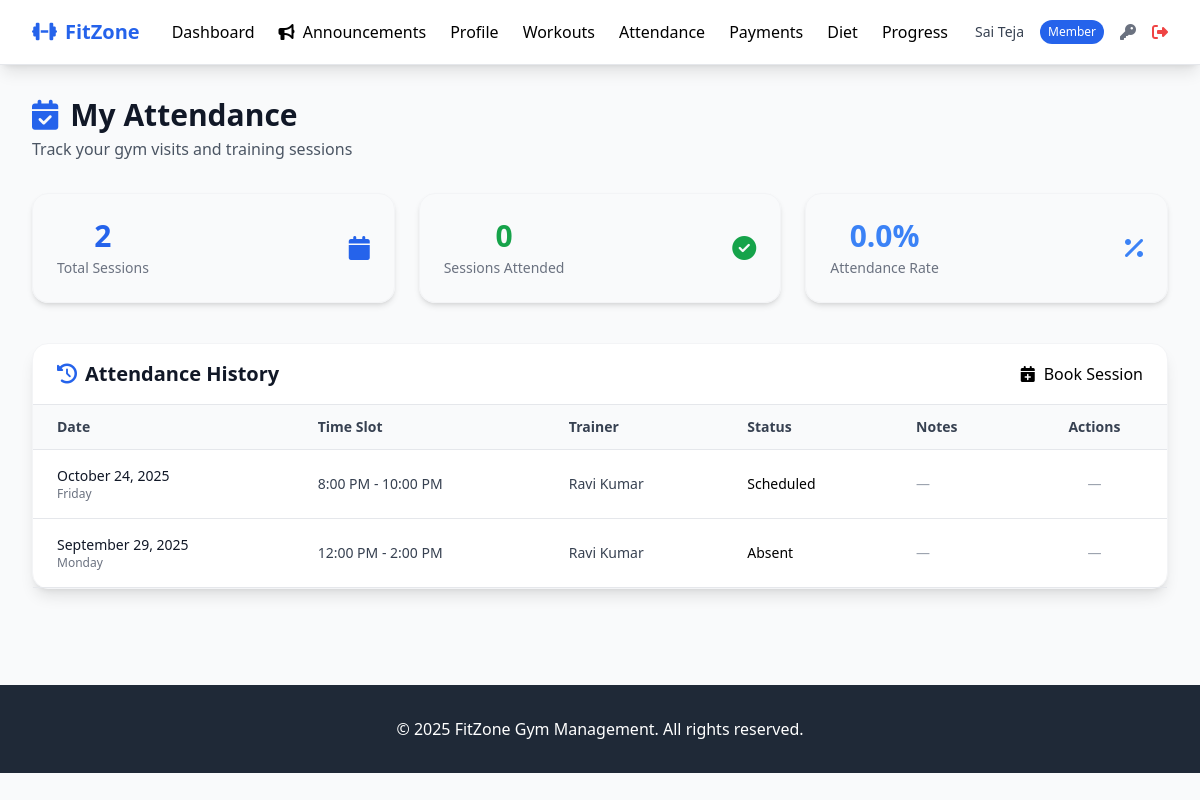
/member/attendance (signed in), run on an earlier commit of the app's database.
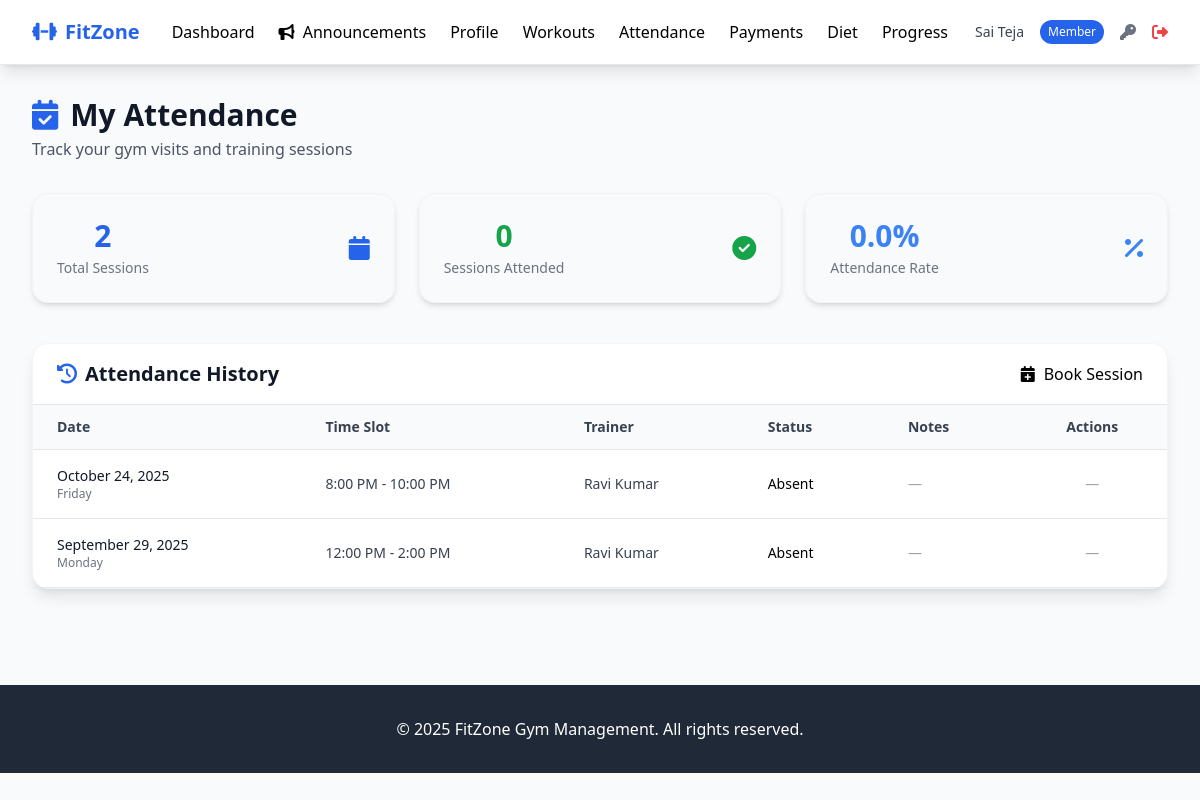
And on a later commit of the database.
### tables this page shows
CREATE TABLE attendance (
            id INTEGER PRIMARY KEY AUTOINCREMENT,
            member_id INTEGER NOT NULL,
            trainer_id INTEGER,
            check_in_time TIMESTAMP,
            check_out_time TIMESTAMP,
            date DATE NOT NULL,
            time_slot TEXT,
            workout_type TEXT,
            notes TEXT,
            status TEXT DEFAULT 'scheduled' CHECK (status IN ('present', 'absent', 'late','scheduled')),
            created_at TIMESTAMP DEFAULT CURRENT_TIMESTAMP,
            FOREIGN KEY (member_id) REFERENCES members (id),
            FOREIGN KEY (trainer_id) REFERENCES trainers (id)
        );

CREATE TABLE users (
            id INTEGER PRIMARY KEY AUTOINCREMENT,
            username TEXT UNIQUE NOT NULL,
            email TEXT UNIQUE NOT NULL,
            password_hash TEXT NOT NULL,
            role TEXT NOT NULL CHECK (role IN ('admin', 'member', 'trainer')),
            full_name TEXT NOT NULL,
            phone TEXT,
            is_active BOOLEAN DEFAULT 1,
            created_at TIMESTAMP DEFAULT CURRENT_TIMESTAMP,
            updated_at TIMESTAMP DEFAULT CURRENT_TIMESTAMP
        , reset_token TEXT, reset_token_expires TEXT);

### routes/member_routes.py (the view, shortened to what this page needs)
@member_routes_bp.route('/attendance')
@login_required
@member_required
def attendance():
    try:
        user_id = session['user_id']
        member = Member.get_by_user_id(user_id)
        try:
            if hasattr(Attendance, 'auto_mark_absent'):
                Attendance.auto_mark_absent()
        except Exception as ex:
            current_app.logger.warning("Auto-absent operation failed: %s", ex)
        attendance_records = Attendance.get_member_attendance(member.id, limit=30)
        now = datetime.now()
        for record in attendance_records:
            try:
                if getattr(record, 'status', None) == "scheduled":
                    check_in = getattr(record, 'check_in_time', None)
                    if isinstance(check_in, str):
                        check_in = _parse_datetime(check_in)
                    if check_in and record.date:
                        session_datetime = datetime.combine(record.date, check_in.time())
                        if now > session_datetime:
                            record.status = "absent"
                            record.save()
            except Exception as e:
                current_app.logger.warning("Auto-absent failed for %s: %s", getattr(record, 'id', 'N/A'), e)
        attendance_records = Attendance.get_member_attendance(member.id, limit=30)
        total_sessions = len(attendance_records)
        present_sessions = sum(1 for a in attendance_records if getattr(a, 'status', None) == 'present')
        absent_sessions = sum(1 for a in attendance_records if getattr(a, 'status', None) == 'absent')
        late_sessions = sum(1 for a in attendance_records if getattr(a, 'status', None) == 'late')
        completed = present_sessions + absent_sessions + late_sessions
        attendance_percentage = (present_sessions / completed * 100) if completed > 0 else 0
        return render_template(
            'member/attendance.html',
            attendance_records=attendance_records,
            total_sessions=total_sessions,
            present_sessions=present_sessions,
            absent_sessions=absent_sessions,
            late_sessions=late_sessions,
            attendance_percentage=attendance_percentage,
            today=date.today()
        )
    except Exception as e:
        current_app.logger.exception("Error loading attendance: %s", e)
        flash('Error loading attendance')
        return redirect(url_for('member.dashboard'))

### models/attendance.py (called while the page is built, shortened)
def _parse_date(d):
    if not d or str(d).strip() == "":
        return None
    if isinstance(d, date) and not isinstance(d, datetime):
        return d
    s = str(d).strip()
    try:
        return datetime.fromisoformat(s).date()
    except Exception:
        pass

def _parse_datetime(d):
    if d is None:
        return None
    if isinstance(d, datetime):
        return d
    try:
        return datetime.fromisoformat(str(d))
    except Exception:
        try:
            return datetime.strptime(str(d), "%Y-%m-%d %H:%M:%S")
        except Exception:
            return None

def _parse_time_string(ts):
    if not ts:
        return None
    ts = str(ts).strip()
    for fmt in ("%I:%M %p", "%H:%M", "%I %p", "%I:%M%p"):
        try:
            return datetime.strptime(ts, fmt).time()
        except Exception:
            continue
    return None

    @classmethod
    def _db_path(cls):
        return current_app.config.get('DATABASE_PATH', 'gym_management.db')

### models/database.py (called while the page is built)
def get_db_connection(db_path='gym_management.db'):
    conn = sqlite3.connect(db_path)
    conn.row_factory = sqlite3.Row
    conn.execute("PRAGMA foreign_keys = ON")
    return conn

### templates/member/attendance.html (shortened to what the changed rows need)
{% extends "base.html" %}
{% block content %}
<div class="max-w-6xl mx-auto">
    <div class="mb-8">
        <h1 class="text-3xl font-bold text-gray-900 flex items-center">
            <i class="fas fa-calendar-check mr-3 text-primary"></i>My Attendance
        </h1>
    </div>
    <div class="card shadow-lg rounded-2xl border border-gray-100 bg-white">
        <div class="flex justify-between items-center px-6 py-4 border-b">
            <h2 class="text-xl font-semibold text-gray-900 flex items-center">
                <i class="fas fa-history mr-2 text-primary"></i> Attendance History
            </h2>
        </div>
        <div class="overflow-x-auto">
            {% if attendance_records %}
            <table class="min-w-full text-sm text-left border-collapse">
                <thead class="bg-gray-50 border-b text-gray-700">
                    <tr>
                        <th class="px-6 py-3 font-semibold">Date</th>
                        <th class="px-6 py-3 font-semibold">Time Slot</th>
                        <th class="px-6 py-3 font-semibold">Trainer</th>
                        <th class="px-6 py-3 font-semibold">Status</th>
                        <th class="px-6 py-3 font-semibold">Notes</th>
                        <th class="px-6 py-3 font-semibold text-center">Actions</th>
                    </tr>
                </thead>
                <tbody>
                    {% for record in attendance_records %}
                    <tr class="border-b hover:bg-gray-50 transition">
                        <td class="px-6 py-4">
                            <div class="font-medium text-gray-900">{{ record.date|datetimeformat('%B %d, %Y') }}</div>
                            <div class="text-gray-500 text-xs">{{ record.date|datetimeformat('%A') }}</div>
                        </td>
                        <td class="px-6 py-4">
                            {% if record.time_slot %}
                                <span class="text-sm font-medium text-gray-700">{{ record.time_slot }}</span>
                            {% elif record.check_in_time and record.check_out_time %}
                                <span class="text-sm text-gray-600">
                                    {{ record.check_in_time.strftime('%I:%M %p') }} -
                                    {{ record.check_out_time.strftime('%I:%M %p') }}
                                </span>
                            {% elif record.check_in_time %}
                                <span class="text-sm text-gray-600">{{ record.check_in_time.strftime('%I:%M %p') }}</span>
                            {% else %}
                                <span class="text-gray-400 text-sm">Not Set</span>
                            {% endif %}
                        </td>
                        <td class="px-6 py-4 text-gray-700">{{ record.trainer_name or 'N/A' }}</td>
                        <td class="px-6 py-4">
                            <span class="badge badge-{{ 'success' if record.status == 'present' else 'warning' if record.status == 'scheduled' else 'danger' }}">
                                {{ record.status|title }}
                            </span>
                        </td>
                        <td class="px-6 py-4">
                            {% if record.notes %}
                                <span class="text-gray-600 text-sm">{{ record.notes }}</span>
                            {% else %}
                                <span class="text-gray-400 text-sm">—</span>
                            {% endif %}
                        </td>
                        <td class="px-6 py-4 text-center">
                            {% if record.status == 'scheduled' and record.date and record.date >= today %}
                            <form action="{{ url_for('member.reschedule_attendance', attendance_id=record.id) }}" method="post" class="flex justify-center items-center gap-2">
                                <select name="time_slot" required class="form-select text-sm rounded-md border-gray-300 focus:ring-primary focus:border-primary">
                                    <option value="">Choose slot</option>
                                    {% for slot in time_slots or [
                                        "6:00 AM - 8:00 AM", "8:00 AM - 10:00 AM",
                                        "10:00 AM - 12:00 PM", "12:00 PM - 2:00 PM",
                                        "2:00 PM - 4:00 PM", "4:00 PM - 6:00 PM",
                                        "6:00 PM - 8:00 PM", "8:00 PM - 10:00 PM"
                                    ] %}
                                        <option value="{{ slot }}" {% if slot == record.time_slot %}selected{% endif %}>{{ slot }}</option>
                                    {% endfor %}
                                </select>
                                <button type="submit" class="btn btn-sm btn-secondary" onclick="return confirm('Reschedule this session to the selected slot?');">
                                    <i class="fas fa-edit mr-1"></i>Update
                                </button>
                            </form>
                            {% else %}
                                <span class="text-gray-400 text-sm">—</span>
                            {% endif %}
                        </td>
                    </tr>
                    {% endfor %}
                </tbody>
            </table>
            {% endif %}
        </div>
    </div>
</div>
{% endblock %}

What changed in the data, as far as the page shows it:
changed attendance "8:00 PM - 10:00 PM": status "Scheduled" → "Absent"
